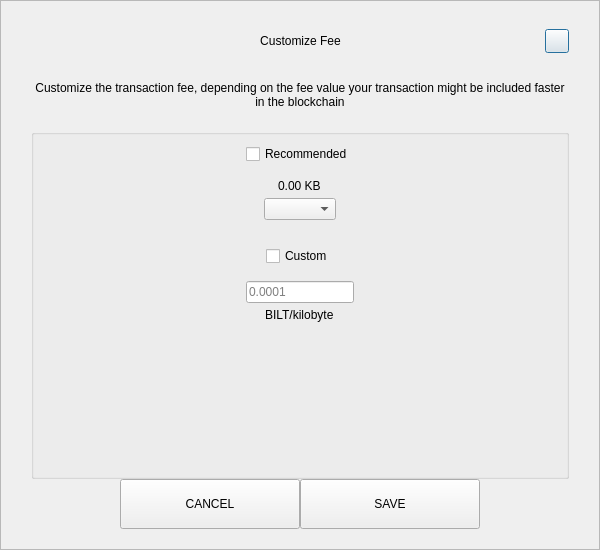
<?xml version="1.0" encoding="UTF-8"?>
<ui version="4.0">
 <class>SendCustomFeeDialog</class>
 <widget class="QDialog" name="SendCustomFeeDialog">
  <property name="geometry">
   <rect>
    <x>0</x>
    <y>0</y>
    <width>600</width>
    <height>550</height>
   </rect>
  </property>
  <property name="windowTitle">
   <string>Form</string>
  </property>
  <layout class="QVBoxLayout" name="verticalLayout_3">
   <property name="spacing">
    <number>0</number>
   </property>
   <property name="leftMargin">
    <number>0</number>
   </property>
   <property name="topMargin">
    <number>0</number>
   </property>
   <property name="rightMargin">
    <number>0</number>
   </property>
   <property name="bottomMargin">
    <number>0</number>
   </property>
   <item>
    <widget class="QFrame" name="frame">
     <property name="styleSheet">
      <string notr="true"/>
     </property>
     <property name="frameShape">
      <enum>QFrame::StyledPanel</enum>
     </property>
     <property name="frameShadow">
      <enum>QFrame::Raised</enum>
     </property>
     <layout class="QVBoxLayout" name="verticalLayout_2">
      <property name="spacing">
       <number>0</number>
      </property>
      <property name="leftMargin">
       <number>30</number>
      </property>
      <property name="topMargin">
       <number>20</number>
      </property>
      <property name="rightMargin">
       <number>30</number>
      </property>
      <property name="bottomMargin">
       <number>20</number>
      </property>
      <item>
       <layout class="QHBoxLayout" name="horizontalLayout_3">
        <property name="spacing">
         <number>0</number>
        </property>
        <item>
         <spacer name="horizontalSpacer_21">
          <property name="orientation">
           <enum>Qt::Horizontal</enum>
          </property>
          <property name="sizeHint" stdset="0">
           <size>
            <width>40</width>
            <height>20</height>
           </size>
          </property>
         </spacer>
        </item>
        <item>
         <widget class="QLabel" name="labelTitle">
          <property name="minimumSize">
           <size>
            <width>0</width>
            <height>40</height>
           </size>
          </property>
          <property name="maximumSize">
           <size>
            <width>16777215</width>
            <height>40</height>
           </size>
          </property>
          <property name="styleSheet">
           <string notr="true">padding-left:24px;</string>
          </property>
          <property name="text">
           <string>Customize Fee</string>
          </property>
          <property name="alignment">
           <set>Qt::AlignCenter</set>
          </property>
          <property name="margin">
           <number>7</number>
          </property>
         </widget>
        </item>
        <item>
         <spacer name="horizontalSpacer">
          <property name="orientation">
           <enum>Qt::Horizontal</enum>
          </property>
          <property name="sizeHint" stdset="0">
           <size>
            <width>40</width>
            <height>20</height>
           </size>
          </property>
         </spacer>
        </item>
        <item>
         <widget class="QPushButton" name="btnEsc">
          <property name="minimumSize">
           <size>
            <width>24</width>
            <height>24</height>
           </size>
          </property>
          <property name="maximumSize">
           <size>
            <width>24</width>
            <height>24</height>
           </size>
          </property>
          <property name="text">
           <string/>
          </property>
         </widget>
        </item>
       </layout>
      </item>
      <item>
       <spacer name="verticalSpacer_2">
        <property name="orientation">
         <enum>Qt::Vertical</enum>
        </property>
        <property name="sizeType">
         <enum>QSizePolicy::Fixed</enum>
        </property>
        <property name="sizeHint" stdset="0">
         <size>
          <width>20</width>
          <height>20</height>
         </size>
        </property>
       </spacer>
      </item>
      <item>
       <widget class="QLabel" name="labelMessage">
        <property name="text">
         <string>Customize the transaction fee, depending on the fee value your transaction might be included faster in the blockchain</string>
        </property>
        <property name="alignment">
         <set>Qt::AlignCenter</set>
        </property>
        <property name="wordWrap">
         <bool>true</bool>
        </property>
       </widget>
      </item>
      <item>
       <spacer name="verticalSpacer_3">
        <property name="orientation">
         <enum>Qt::Vertical</enum>
        </property>
        <property name="sizeType">
         <enum>QSizePolicy::Fixed</enum>
        </property>
        <property name="sizeHint" stdset="0">
         <size>
          <width>20</width>
          <height>20</height>
         </size>
        </property>
       </spacer>
      </item>
      <item>
       <widget class="QGroupBox" name="groupBox">
        <property name="title">
         <string/>
        </property>
        <layout class="QVBoxLayout" name="verticalLayout">
         <property name="leftMargin">
          <number>12</number>
         </property>
         <property name="rightMargin">
          <number>12</number>
         </property>
         <item>
          <layout class="QVBoxLayout" name="verticalLayout_4">
           <property name="spacing">
            <number>5</number>
           </property>
           <item alignment="Qt::AlignHCenter">
            <widget class="QCheckBox" name="checkBoxRecommended">
             <property name="text">
              <string>Recommended</string>
             </property>
            </widget>
           </item>
           <item>
            <spacer name="verticalSpacer_5">
             <property name="orientation">
              <enum>Qt::Vertical</enum>
             </property>
             <property name="sizeType">
              <enum>QSizePolicy::Fixed</enum>
             </property>
             <property name="sizeHint" stdset="0">
              <size>
               <width>20</width>
               <height>10</height>
              </size>
             </property>
            </spacer>
           </item>
           <item alignment="Qt::AlignHCenter">
            <widget class="QLabel" name="labelFee">
             <property name="text">
              <string>0.00 KB</string>
             </property>
            </widget>
           </item>
           <item alignment="Qt::AlignHCenter">
            <widget class="QComboBox" name="comboBoxRecommended"/>
           </item>
          </layout>
         </item>
         <item>
          <spacer name="verticalSpacer">
           <property name="orientation">
            <enum>Qt::Vertical</enum>
           </property>
           <property name="sizeType">
            <enum>QSizePolicy::Fixed</enum>
           </property>
           <property name="sizeHint" stdset="0">
            <size>
             <width>20</width>
             <height>20</height>
            </size>
           </property>
          </spacer>
         </item>
         <item>
          <layout class="QVBoxLayout" name="verticalLayout_5">
           <property name="spacing">
            <number>5</number>
           </property>
           <item alignment="Qt::AlignHCenter">
            <widget class="QCheckBox" name="checkBoxCustom">
             <property name="text">
              <string>Custom</string>
             </property>
            </widget>
           </item>
           <item>
            <spacer name="verticalSpacer_6">
             <property name="orientation">
              <enum>Qt::Vertical</enum>
             </property>
             <property name="sizeType">
              <enum>QSizePolicy::Fixed</enum>
             </property>
             <property name="sizeHint" stdset="0">
              <size>
               <width>20</width>
               <height>10</height>
              </size>
             </property>
            </spacer>
           </item>
           <item alignment="Qt::AlignHCenter">
            <widget class="QLineEdit" name="lineEditCustomFee">
             <property name="placeholderText">
              <string notr="true">0.0001</string>
             </property>
            </widget>
           </item>
           <item alignment="Qt::AlignHCenter">
            <widget class="QLabel" name="labelCustomFee">
             <property name="text">
              <string>BILT/kilobyte</string>
             </property>
            </widget>
           </item>
          </layout>
         </item>
         <item>
          <spacer name="verticalSpacer_4">
           <property name="orientation">
            <enum>Qt::Vertical</enum>
           </property>
           <property name="sizeHint" stdset="0">
            <size>
             <width>20</width>
             <height>40</height>
            </size>
           </property>
          </spacer>
         </item>
        </layout>
       </widget>
      </item>
      <item>
       <layout class="QHBoxLayout" name="horizontalLayout" stretch="1,2,2,1">
        <item>
         <spacer name="horizontalSpacer1">
          <property name="orientation">
           <enum>Qt::Horizontal</enum>
          </property>
          <property name="sizeHint" stdset="0">
           <size>
            <width>40</width>
            <height>20</height>
           </size>
          </property>
         </spacer>
        </item>
        <item>
         <widget class="QPushButton" name="btnCancel">
          <property name="minimumSize">
           <size>
            <width>180</width>
            <height>50</height>
           </size>
          </property>
          <property name="focusPolicy">
           <enum>Qt::NoFocus</enum>
          </property>
          <property name="text">
           <string>CANCEL</string>
          </property>
         </widget>
        </item>
        <item>
         <widget class="QPushButton" name="btnSave">
          <property name="minimumSize">
           <size>
            <width>180</width>
            <height>50</height>
           </size>
          </property>
          <property name="focusPolicy">
           <enum>Qt::NoFocus</enum>
          </property>
          <property name="text">
           <string>SAVE</string>
          </property>
         </widget>
        </item>
        <item>
         <spacer name="horizontalSpacer_2">
          <property name="orientation">
           <enum>Qt::Horizontal</enum>
          </property>
          <property name="sizeHint" stdset="0">
           <size>
            <width>40</width>
            <height>20</height>
           </size>
          </property>
         </spacer>
        </item>
       </layout>
      </item>
     </layout>
    </widget>
   </item>
  </layout>
 </widget>
 <resources/>
 <connections/>
</ui>
